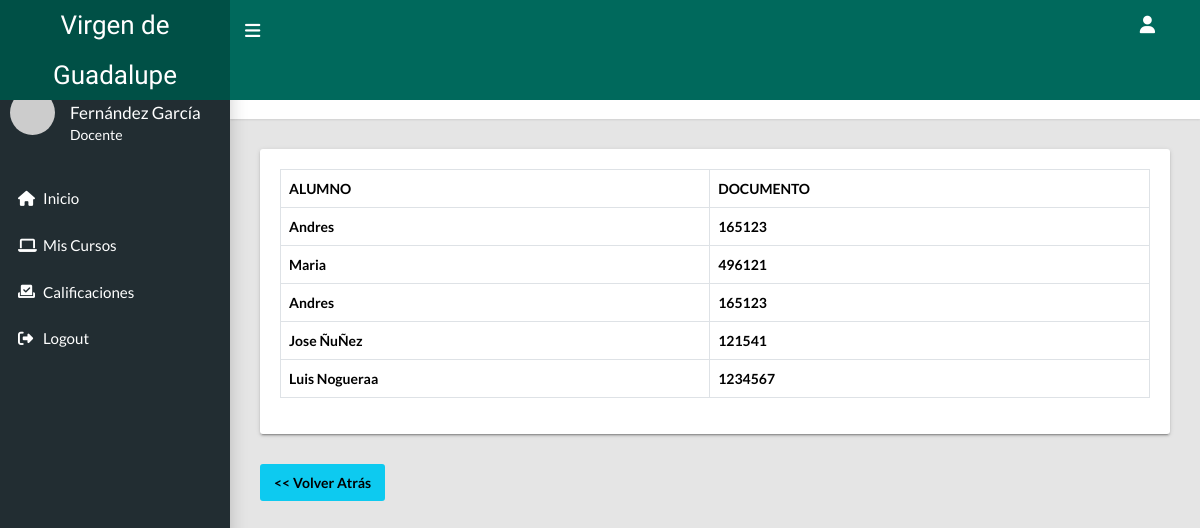
Page /profesor/alumnos.php?curso=6 (signed in) on the committed database.
### tables this page shows
CREATE TABLE `profesor_alumno` (
  `pa_id` int(11) NOT NULL,
  `alumno_id` int(11) NOT NULL,
  `pg_id` int(11) NOT NULL,
  `periodo_id` int(11) NOT NULL,
  `estadopa` int(11) NOT NULL
);

CREATE TABLE `alumnos` (
  `alumno_id` int(11) NOT NULL,
  `nombre_alumno` varchar(100) NOT NULL,
  `edad` int(11) NOT NULL,
  `direccion` varchar(100) NOT NULL,
  `documento` varchar(20) NOT NULL,
  `apoderado_id` int(11) NOT NULL,
  `fecha_nac` date NOT NULL,
  `fecha_registro` date NOT NULL,
  `estado` int(11) NOT NULL DEFAULT 1
);

### profesor/alumnos.php (the view, shortened to what this page needs)
<?php
if(!empty($_GET['curso'])){
    $curso = $_GET['curso'];
}else{
    header("location: profesor/");
}
require_once 'includes/header.php';
require_once '../includes/conexion.php';
$sql = "SELECT * FROM profesor_alumno as pa INNER JOIN profesor_grado as pg ON pa.pg_id = pg.pg_id INNER JOIN alumnos as a ON pa.alumno_id = a.alumno_id WHERE pg.pg_id = $curso";
$query = $pdo->prepare($sql);
$query -> execute();
$row = $query ->rowCount();
?>
<main class="app-content">
      <div class="app-title">
        <div>
          <h1><i class="bi bi-speedometer"></i> Lista de alumnos</h1>
        </div>
        <ul class="app-breadcrumb breadcrumb">
          <li class="breadcrumb-item"><i class="fa-solid fa-house"></i></li>
          <li class="breadcrumb-item"><a href="#">Lista de alumnos</a></li>
        </ul>
      </div>
      <div class="row">
        <div class="col-md-12">
          <div class="tile">
          <div class="tile-body">
              <div class="table-responsive">
                <table class="table hover table-responsive table-bordered" id="tableAlumnos">
                  <thead>
                    <tr>
                      <th>ALUMNO</th>
                      <th>DOCUMENTO</th>
                    </tr>
                  </thead>
                  <tbody>
                    <?php if ($row > 0) {
                        while ($data = $query->fetch()) {
                            ?>
                        <tr>
                            <th><?= $data['nombre_alumno']; ?></th>
                            <th><?= $data['documento']; ?></th>
                        </tr>
                    <?php }
                        } ?>
                  </tbody>
                </table>
              </div>
            </div>
          </div>
        </div>
      </div>
      <div class="">
        <a href="index.php" class="btn btn-info"><< Volver Atrás</a>
      </div>
    </main>
<?php
require_once 'includes/footer.php';
?>

### rows in the picture
profesor_alumno: alumno.nombre_alumno "Andres", alumno.documento "165123"
profesor_alumno: alumno.nombre_alumno "Maria", alumno.documento "496121"
profesor_alumno: alumno.nombre_alumno "Andres", alumno.documento "165123"
profesor_alumno: alumno.nombre_alumno "Jose ÑuÑez", alumno.documento "121541"
profesor_alumno: alumno.nombre_alumno "Luis Nogueraa", alumno.documento "1234567"
